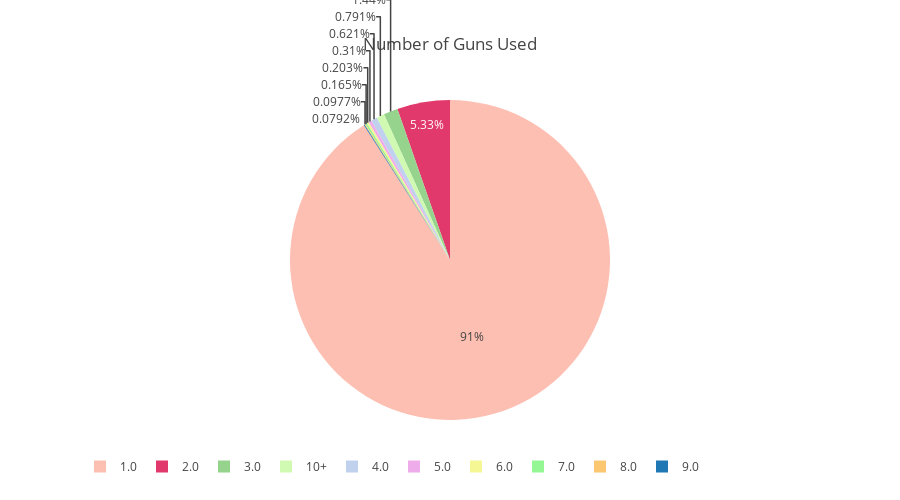

Notebook source saved alongside this figure:
### Code cell
#This graph shows us number of guns used per incident

from plotly.offline import init_notebook_mode, iplot
import plotly.graph_objs as go
init_notebook_mode(connected=True)

datas['numb_guns'] = datas['n_guns_involved'].apply(lambda x : "10+" if x>=10 else str(x))

tempdf1 = datas['numb_guns'].value_counts().reset_index()
tempdf1 = tempdf1[tempdf1['index'] != 'nan']


labels = list(tempdf1['index'])
values = list(tempdf1['numb_guns'])

trace1 = go.Pie(labels=labels, values=values, marker=dict(colors = ['#FEBFB3', '#E1396C', '#96D38C', '#D0F9B1', '#c0d1ed', '#efaceb', '#f5f794', '#94f794', '#fcc771']))
layout = dict(height=500, title='Number of Guns Used', legend=dict(orientation="h"));
fig = go.Figure(data=[trace1], layout=layout)
iplot(fig)

### Figure 1 — Plotly figure (JSON) as saved in the notebook; plotly's stock layout.template omitted (floating-point values rounded to 4 significant figures)
{"data": [{"labels": ["1.0", "2.0", "3.0", "10+", "4.0", "5.0", "6.0", "7.0", "8.0", "9.0"], "marker": {"colors": ["#FEBFB3", "#E1396C", "#96D38C", "#D0F9B1", "#c0d1ed", "#efaceb", "#f5f794", "#94f794", "#fcc771"]}, "type": "pie", "uid": "3072d9f4-86c2-40c6-9fdb-78a2f3ae4d1b", "values": [127548, 7477, 2021, 1109, 871, 435, 285, 232, 137, 111]}], "layout": {"height": 500, "legend": {"orientation": "h"}, "title": "Number of Guns Used"}}
